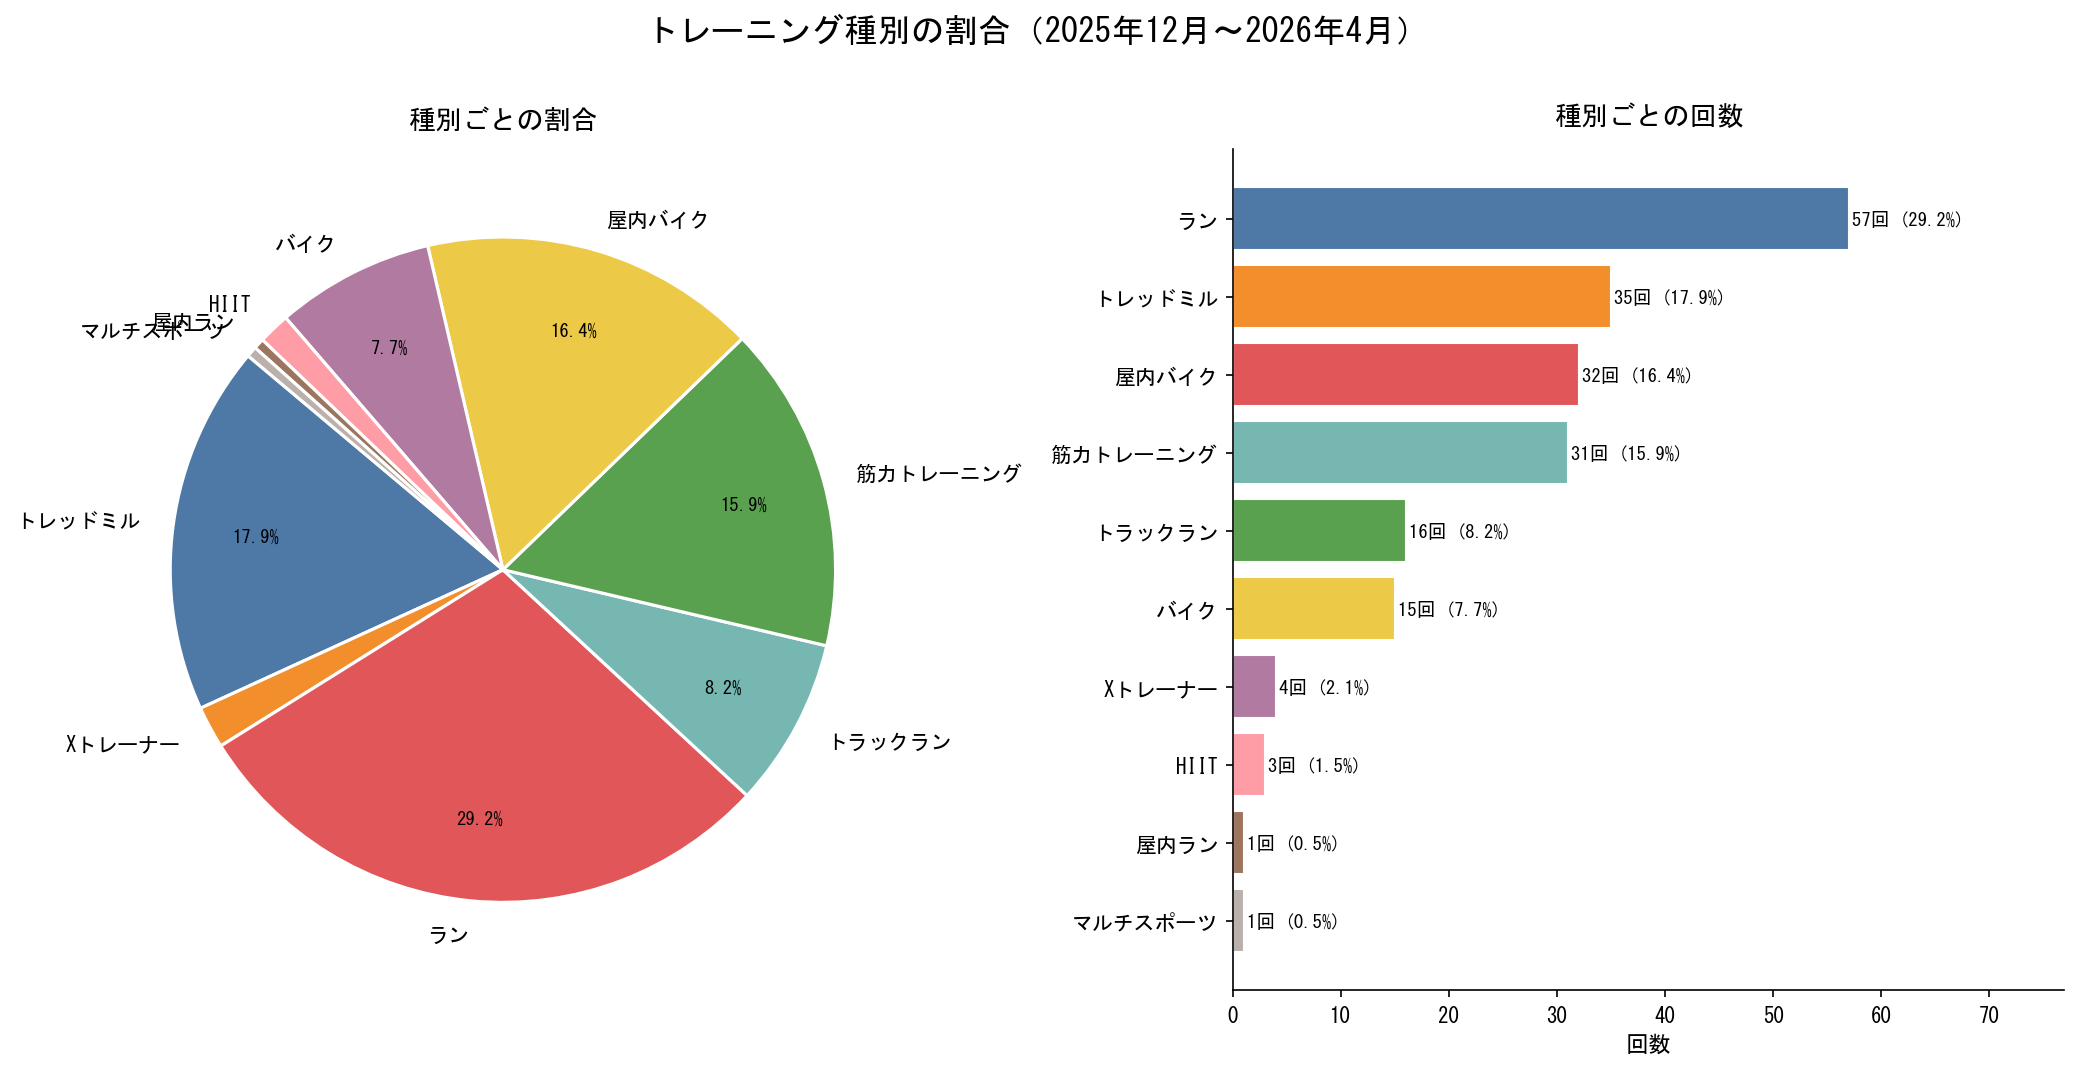

Python code for this plot:
import csv
from collections import Counter
import matplotlib.pyplot as plt
import matplotlib.font_manager as fm
import os

# 日本語フォント設定
font_candidates = [
    "C:/Windows/Fonts/msgothic.ttc",
    "C:/Windows/Fonts/meiryo.ttc",
    "C:/Windows/Fonts/YuGothM.ttc",
]
for font_path in font_candidates:
    if os.path.exists(font_path):
        fm.fontManager.addfont(font_path)
        prop = fm.FontProperties(fname=font_path)
        plt.rcParams["font.family"] = prop.get_name()
        break

# データ読み込み
with open("training_log_2026.csv", "r", encoding="utf-8-sig") as f:
    reader = csv.reader(f)
    next(reader)
    rows = list(reader)

types = [row[0] for row in rows if row[0] != "瞑想"]
count = Counter(types)
labels = list(count.keys())
values = list(count.values())
total = sum(values)

# カラーパレット
colors = [
    "#4E79A7", "#F28E2B", "#E15759", "#76B7B2",
    "#59A14F", "#EDC948", "#B07AA1", "#FF9DA7",
    "#9C755F", "#BAB0AC"
]

fig, axes = plt.subplots(1, 2, figsize=(14, 7))
fig.suptitle("トレーニング種別の割合（2025年12月〜2026年4月）", fontsize=16, fontweight="bold", y=1.01)

# --- 円グラフ ---
wedges, texts, autotexts = axes[0].pie(
    values,
    labels=labels,
    autopct=lambda p: f"{p:.1f}%" if p > 3 else "",
    colors=colors,
    startangle=140,
    pctdistance=0.75,
    wedgeprops=dict(edgecolor="white", linewidth=1.5),
)
for at in autotexts:
    at.set_fontsize(9)
axes[0].set_title("種別ごとの割合", fontsize=13, pad=12)

# --- 棒グラフ ---
sorted_items = sorted(count.items(), key=lambda x: x[1], reverse=True)
bar_labels = [item[0] for item in sorted_items]
bar_values = [item[1] for item in sorted_items]
bar_colors = colors[: len(bar_labels)]

bars = axes[1].barh(bar_labels[::-1], bar_values[::-1], color=bar_colors[::-1], edgecolor="white")
for bar, val in zip(bars, bar_values[::-1]):
    axes[1].text(
        bar.get_width() + 0.3, bar.get_y() + bar.get_height() / 2,
        f"{val}回 ({val/total*100:.1f}%)",
        va="center", fontsize=9
    )
axes[1].set_xlabel("回数", fontsize=11)
axes[1].set_title("種別ごとの回数", fontsize=13, pad=12)
axes[1].set_xlim(0, max(bar_values) * 1.35)
axes[1].spines["top"].set_visible(False)
axes[1].spines["right"].set_visible(False)

plt.tight_layout()
out_path = "training_chart.png"
plt.savefig(out_path, dpi=150, bbox_inches="tight")
print(f"保存完了: {out_path}")
plt.show()
